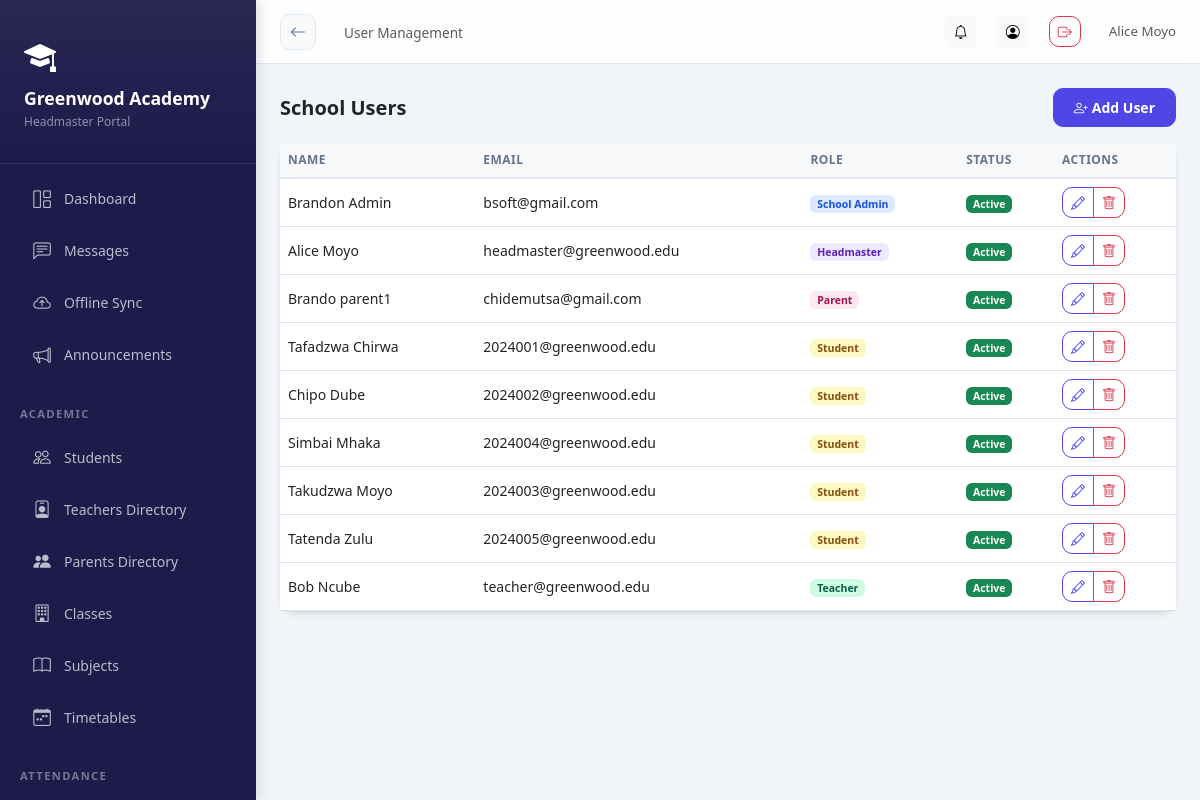
The page /school/users/ (signed in) on the database its author committed.
### schools/models.py (models this page shows, shortened)
class School(models.Model):
    STATUS_CHOICES = [
        ('pending', 'Pending Approval'),
        ('active', 'Active'),
        ('suspended', 'Suspended'),
        ('rejected', 'Rejected'),
    ]
    name = models.CharField(max_length=200)
    subdomain = models.CharField(max_length=50, unique=True, db_index=True)
    email = models.EmailField()
    phone = models.CharField(max_length=20, blank=True)
    address = models.TextField(blank=True)
    logo = models.ImageField(upload_to='school_logos/', blank=True, null=True)
    theme_color = models.CharField(max_length=7, default='#4F46E5', help_text='Hex color code')
    motto = models.CharField(max_length=200, blank=True)
    status = models.CharField(max_length=20, choices=STATUS_CHOICES, default='pending')
    is_demo = models.BooleanField(default=False)
    created_at = models.DateTimeField(auto_now_add=True)
    updated_at = models.DateTimeField(auto_now=True)
    is_deleted = models.BooleanField(default=False)
    parent_registration_enabled = models.BooleanField(default=True)
    registration_token = models.CharField(max_length=100, unique=True, blank=True, null=True)
    subscription_active = models.BooleanField(default=False)
    subscription_expires = models.DateTimeField(null=True, blank=True)
    GRADING_SYSTEM_CHOICES = [
        ('system', 'System Grading (Default: 30% CA, 70% Exam)'),
        ('custom_weights', 'Custom CA/Exam Weights'),
        ('multiple_components', 'Multiple Assessment Components'),
        ('subject_specific', 'Subject-Specific Grading'),
    ]
    grading_system = models.CharField(
        max_length=30,
        choices=GRADING_SYSTEM_CHOICES,
        default='system',
        help_text='Choose the grading system for your school'
    )
    ca_weight = models.FloatField(
        default=30.0,
        help_text='Weight percentage for Continuous Assessment (CA)',
        validators=[MinValueValidator(0), MaxValueValidator(100)]
    )
    exam_weight = models.FloatField(
        default=70.0,
        help_text='Weight percentage for Exam',
        validators=[MinValueValidator(0), MaxValueValidator(100)]
    )
    class Meta:
        ordering = ['-created_at']

class SchoolUser(SyncBaseModel):
    ROLE_CHOICES = [
        ('headmaster', 'Headmaster'),
        ('admin', 'School Admin'),
        ('teacher', 'Teacher'),
        ('student', 'Student'),
        ('parent', 'Parent'),
    ]
    user = models.ForeignKey(User, on_delete=models.CASCADE, related_name='school_memberships')
    school = models.ForeignKey(School, on_delete=models.CASCADE, related_name='members', db_index=True)
    role = models.CharField(max_length=20, choices=ROLE_CHOICES, db_index=True)
    is_active = models.BooleanField(default=True, db_index=True)
    signature = models.ImageField(upload_to='signatures/', blank=True, null=True)
    class Meta:
        unique_together = ['user', 'school']

### schools/views.py (the view)
# urls.py: path('users/', views.UserManagementView.as_view(), name='user_management'),
@method_decorator(login_required, name='dispatch')
class UserManagementView(ListView):
    model = SchoolUser
    template_name = 'schools/user_management.html'
    context_object_name = 'users'
    def get_queryset(self):
        return SchoolUser.objects.filter(
            school=self.request.school
        ).select_related('user').order_by('role', 'user__last_name')
    def get_context_data(self, **kwargs):
        context = super().get_context_data(**kwargs)
        context['school'] = self.request.school
        context['add_user_form'] = AddSchoolUserForm()
        return context

### schools/context_processors.py (called while the page is built)
def school_context(request):
    school = getattr(request, 'school', None)
    school_role = ''
    if school and request.user.is_authenticated:
        try:
            su = SchoolUser.objects.get(user=request.user, school=school, is_active=True)
            school_role = su.role
        except SchoolUser.DoesNotExist:
            pass
    return {
        'current_school': school,
        'school_role': school_role,
    }

### templates/schools/user_management.html (shortened to what this page needs)
{% extends 'base_dashboard.html' %}
{% block page_title %}User Management{% endblock %}
{% block content %}
<div class="d-flex justify-content-between align-items-center mb-3">
<h5 class="fw-bold mb-0">School Users</h5>
<button class="btn btn-primary btn-sm" data-bs-toggle="modal" data-bs-target="#addUserModal">
<i class="bi bi-person-plus me-1"></i>Add User
</button>
</div>
<div class="card">
<div class="table-responsive"><table class="table table-hover mb-0">
<thead class="table-light"><tr><th>Name</th><th>Email</th><th>Role</th><th>Status</th><th>Actions</th></tr></thead>
<tbody>
{% for u in users %}
<tr>
<td>{{ u.user.get_full_name|default:u.user.username }}</td>
<td>{{ u.user.email }}</td>
<td><span class="badge badge-role-{{ u.role }}">{{ u.get_role_display }}</span></td>
<td>{% if u.is_active %}<span class="badge bg-success">Active</span>{% else %}<span class="badge bg-secondary">Inactive</span>{% endif %}</td>
<td>
  <div class="btn-group btn-group-sm">
    <a href="/school/user/{{ u.pk }}/edit/" class="btn btn-outline-primary" title="Edit">
      <i class="bi bi-pencil"></i>
    </a>
    <button class="btn btn-outline-danger" onclick="if(confirm('Deactivate {{ u.user.get_full_name }}?')){window.location.href='/school/user/{{ u.pk }}/deactivate/';}" title="Deactivate">
      <i class="bi bi-trash"></i>
    </button>
  </div>
</td>
</tr>
{% empty %}
<tr><td colspan="5" class="text-center py-4 text-muted">No users yet.</td></tr>
{% endfor %}
</tbody>
</table></div>
</div>
{% endblock %}

### templates/base_dashboard.html (shortened to what this page needs)
<!DOCTYPE html>
<html lang="en">
<head>
<link rel="stylesheet" href="https://cdn.jsdelivr.net/npm/bootstrap@5.3.0/dist/css/bootstrap.min.css">
<link rel="stylesheet" href="https://cdn.jsdelivr.net/npm/bootstrap-icons@1.11.0/font/bootstrap-icons.css">
<link href="https://cdn.jsdelivr.net/npm/tom-select@2.2.2/dist/css/tom-select.bootstrap5.css" rel="stylesheet">
</head>
<body>
<div class="sidebar" id="sidebar">
  <div class="sidebar-brand">
    {% if current_school.logo %}
      <img src="{{ current_school.logo.url }}" alt="{{ current_school.name }}" class="rounded">
  {% else %}
    <i class="bi bi-mortarboard-fill text-white mb-2 d-block" style="font-size: 2rem;"></i>
  {% endif %}
  <h5>{{ current_school.name|default:"AcademiaLink" }}</h5>
  <small>{{ school_role|title }} Portal</small>
  </div>
  <nav class="py-2">
    <a href="{% url 'analytics:dashboard' %}" class="nav-link {% if request.path == '/analytics/dashboard/' %}active{% endif %}">
      <i class="bi bi-grid-1x2"></i> Dashboard
    </a>
    <a href="{% url 'messaging:list' %}" class="nav-link {% if 'messages' in request.path %}active{% endif %}">
      <i class="bi bi-chat-left-text"></i> Messages
    </a>
    <a href="{% url 'offline_sync' %}" class="nav-link {% if request.resolver_match.url_name == 'offline_sync' %}active{% endif %}">
      <i class="bi bi-cloud-arrow-up"></i>
      <span>Offline Sync</span>
    </a>
    <a href="{% url 'notifications:announcements' %}" class="nav-link {% if 'announcements' in request.path %}active{% endif %}">
      <i class="bi bi-megaphone"></i> Announcements
    </a>
    {% if school_role in 'headmaster,teacher' %}
    <div class="nav-section">Academic</div>
    <a href="{% url 'academics:student_list' %}" class="nav-link {% if 'students' in request.path %}active{% endif %}">
      <i class="bi bi-people"></i> Students
    </a>
    {% if school_role in 'headmaster,teacher,admin' %}
    <a href="{% url 'academics:teacher_list' %}" class="nav-link {% if 'teachers' in request.path %}active{% endif %}">
      <i class="bi bi-person-badge"></i> Teachers Directory
    </a>
    <a href="{% url 'academics:parent_list' %}" class="nav-link {% if 'parents' in request.path %}active{% endif %}">
      <i class="bi bi-people-fill"></i> Parents Directory
    </a>
    {% endif %}
    <a href="{% url 'academics:class_section_list' %}" class="nav-link {% if 'sections' in request.path %}active{% endif %}">
      <i class="bi bi-building"></i> Classes
    </a>
    <a href="{% url 'academics:subject_list' %}" class="nav-link {% if 'subjects' in request.path %}active{% endif %}">
      <i class="bi bi-book"></i> Subjects
    </a>
    {% if school_role in 'headmaster,teacher,admin' %}
    <a href="{% url 'timetable:dashboard' %}" class="nav-link {% if 'timetable' in request.path %}active{% endif %}">
      <i class="bi bi-calendar-week"></i> Timetables
    </a>
    {% endif %}
    <div class="nav-section">Attendance</div>
    <a href="{% url 'attendance:home' %}" class="nav-link {% if 'attendance' in request.path %}active{% endif %}">
    </a>
    {% endif %}
  </nav>
</div>
<div class="main-content">
  <div class="topbar">
    <div class="topbar-left">
      <a href="javascript:history.back()" class="btn-back d-none d-md-flex" id="global-back-btn" title="Go Back">
        <i class="bi bi-arrow-left"></i>
      </a>
      <nav aria-label="breadcrumb" class="d-none d-md-block">
        <span class="text-muted" style="font-size:.85rem;">{% block page_title %}{% endblock %}</span>
      </nav>
    </div>
    <div class="topbar-right">
        <a href="{% url 'notifications:list' %}" class="btn btn-sm btn-light position-relative" title="Notifications">
        <i class="bi bi-bell"></i>
      </a>
      <a href="{% url 'accounts:profile' %}" class="btn btn-sm btn-light" title="Profile">
        <i class="bi bi-person-circle"></i>
      </a>
      <a href="{% url 'accounts:logout' %}" class="btn btn-sm btn-outline-danger" title="Logout">
        <i class="bi bi-box-arrow-right"></i>
      </a>
      <span class="text-muted d-none d-md-inline-block ms-2" style="font-size:.83rem;">
        {{ user.get_full_name|default:user.username }}
      </span>
    </div>
  </div>
  <div class="page-content">
    {% block content %}{% endblock %}
  </div>
</div>
</body>
</html>

### rows shown on the page
School: name "Greenwood Academy"
SchoolUser: role "Headmaster", user.get_full_name "Alice Moyo", user.email "headmaster@greenwood.edu", is_active "Active"
SchoolUser: user.get_full_name "Brandon Admin", user.email "bsoft@gmail.com", role "School Admin", is_active "Active"
SchoolUser: user.get_full_name "Brando parent1", user.email "chidemutsa@gmail.com", role "Parent", is_active "Active"
SchoolUser: user.get_full_name "Tafadzwa Chirwa", user.email "2024001@greenwood.edu", role "Student", is_active "Active"
SchoolUser: user.get_full_name "Chipo Dube", user.email "2024002@greenwood.edu", role "Student", is_active "Active"
SchoolUser: user.get_full_name "Simbai Mhaka", user.email "2024004@greenwood.edu", role "Student", is_active "Active"
SchoolUser: user.get_full_name "Takudzwa Moyo", user.email "2024003@greenwood.edu", role "Student", is_active "Active"
SchoolUser: user.get_full_name "Tatenda Zulu", user.email "2024005@greenwood.edu", role "Student", is_active "Active"
SchoolUser: user.get_full_name "Bob Ncube", user.email "teacher@greenwood.edu", role "Teacher", is_active "Active"

### other values the page prints
{{ user.get_full_name|default:user.username }} "Alice Moyo"
